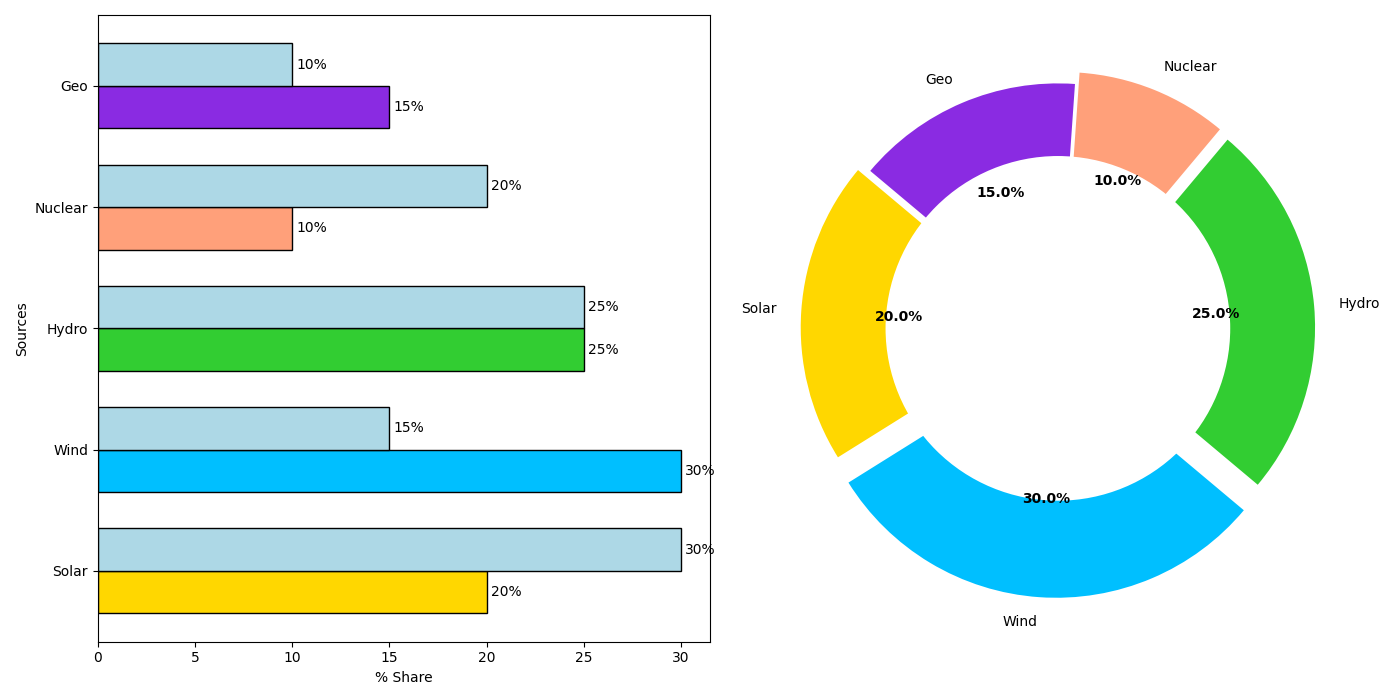

Here is the Python script that generated this plot:
import matplotlib.pyplot as plt
import numpy as np

energy_sources = ['Solar', 'Wind', 'Hydro', 'Nuclear', 'Geo']
current_share = [20, 30, 25, 10, 15]  # Randomly altered
future_share = [30, 15, 25, 20, 10]   # Randomly altered
colors = ['#FFD700', '#00BFFF', '#32CD32', '#FFA07A', '#8A2BE2']
explode = (0.05, 0.1, 0.05, 0.05, 0)  # Randomly altered

fig, (ax2, ax1) = plt.subplots(1, 2, figsize=(14, 7))

bar_width = 0.35
index = np.arange(len(energy_sources))

rects1 = ax2.barh(index, current_share, bar_width, color=colors, edgecolor='black')
rects2 = ax2.barh(index + bar_width, future_share, bar_width, color='#ADD8E6', edgecolor='black')

ax2.set_ylabel('Sources')
ax2.set_xlabel('% Share')
ax2.set_yticks(index + bar_width / 2)
ax2.set_yticklabels(energy_sources)

def add_value_labels(ax, rects):
    for rect in rects:
        width = rect.get_width()
        ax.annotate(f'{width}%', 
                    xy=(width, rect.get_y() + rect.get_height() / 2),
                    xytext=(3, 0),  
                    textcoords="offset points",
                    ha='left', va='center')

add_value_labels(ax2, rects1)
add_value_labels(ax2, rects2)

wedges, texts, autotexts = ax1.pie(current_share, labels=energy_sources, autopct='%1.1f%%', 
                                   startangle=140, colors=colors, explode=explode)

centre_circle = plt.Circle((0, 0), 0.70, color='white', fc='white', linewidth=1.25)
ax1.add_artist(centre_circle)

plt.setp(autotexts, size=10, weight='bold', color='black')
plt.setp(texts, size=10)

plt.tight_layout()
plt.show()
